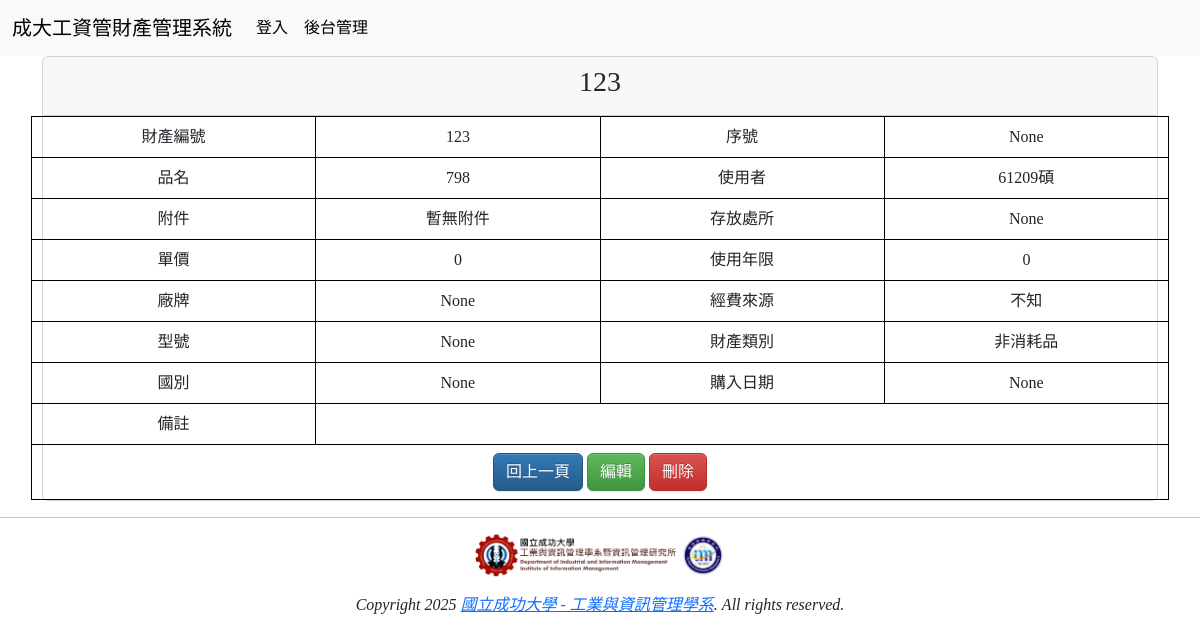
The app's page /detail/2 with its own data.
### mysite/models.py (models this page shows, shortened)
class Asset(models.Model):
    ASSET_TYPE_CHOICES = [
        ('財產', '財產'),
        ('非消耗品', '非消耗品'),
    ]
    asset_code = models.CharField(max_length=20, unique=True, verbose_name="財編")
    name = models.CharField(max_length=20, verbose_name="品名")
    accessories = models.TextField(blank=True, null=True, default="暫無附件", verbose_name="附件")
    unit_price = models.PositiveIntegerField(default=0, verbose_name="單價")
    brand = models.CharField(max_length=10, blank=True, null=True, verbose_name="廠牌")
    model = models.CharField(max_length=50, blank=True, null=True, verbose_name="型號")
    origin_country = models.CharField(max_length=10, blank=True, null=True, verbose_name="國別")
    serial_number = models.CharField(max_length=50, blank=True, null=True, verbose_name="序號")
    user = models.ForeignKey(AssetUserProfile, on_delete=models.CASCADE, verbose_name="使用者")
    location = models.CharField(max_length=20, blank=True, null=True, verbose_name="存放處所")
    lifespan_years = models.PositiveIntegerField(default=0, verbose_name="使用年限")
    funding_source = models.CharField(max_length=10, default="不知", verbose_name="經費來源")
    asset_type = models.CharField(max_length=20, choices=ASSET_TYPE_CHOICES, verbose_name="財產類別")
    purchase_date = models.DateField(blank=True, null=True, verbose_name="購入日期")
    note = models.TextField(blank=True, null=True, verbose_name="備註")

class AssetUserProfile(models.Model):
    userid = models.CharField(max_length=10, unique=True, verbose_name="使用者編號")
    username = models.CharField(max_length=10, verbose_name="使用者名稱")
    def __str__(self):
        return f"{self.username}"

### mysite/views.py (the view)
# urls.py: path('detail/<int:id>', views.detail, name = 'detail-url'),
def detail(request, id):
    try:
        asset = models.Asset.objects.get(id=id)
    except:
        pass
    return render(request, "detail.html", locals())

### templates/detail.html (shortened to what this page needs)
{% extends "base.html" %}
{% block content %}
<div class='container' style="text-align: center;">
    <div class="row">
        <div class="col-md-12">
            <div class="card">
                {% if asset %}
                    <div class="card-header" align="center">
                        <h3>{{ asset.asset_code }}</h3>
                    </div>
                    <div class="row">
                        <table>
                            <tr>
                                <td>財產編號</td>
                                <td>{{ asset.asset_code }}</td>
                                <td>序號</td>
                                <td>{{ asset.serial_number }}</td>
                            </tr>
                            <tr>
                                <td>品名</td>
                                <td>{{ asset.name }}</td>
                                <td>使用者</td>
                                <td>{{ asset.user }}</td>
                            </tr>
                            <tr>
                                <td>附件</td>
                                <td>{{ asset.accessories }}</td>
                                <td>存放處所</td>
                                <td>{{ asset.location }}</td>
                            </tr>
                            <tr>
                                <td>單價</td>
                                <td>{{ asset.unit_price }}</td>
                                <td>使用年限</td>
                                <td>{{ asset.lifespan_years }}</td>
                            </tr>
                            <tr>
                                <td>廠牌</td>
                                <td>{{ asset.brand }}</td>
                                <td>經費來源</td>
                                <td>{{ asset.funding_source }}</td>
                            </tr>
                            <tr>
                                <td>型號</td>
                                <td>{{ asset.model }}</td>
                                <td>財產類別</td>
                                <td>{{ asset.asset_type }}</td>
                            </tr>
                            <tr>
                                <td>國別</td>
                                <td>{{ asset.origin_country }}</td>
                                <td>購入日期</td>
                                <td>{{ asset.purchase_date }}</td>
                            </tr>
                            <tr>
                                <td>備註</td>
                                <td colspan="3">{{ asset.note }}</td>
                            </tr>
                            <tr>
                                <td colspan="4">
                                    <button type="button" class="btn btn-primary">回上一頁</button>
                                    <button type="button" class="btn btn-success">編輯</button>
                                    <button type="button" class="btn btn-danger">刪除</button>
                                </td>
                            </tr>
                        </table>
                    </div>
                {% else %}
                    <div class="card-header" align="center">
                        <h3>找不到指定的財產/非消耗品</h3>
                    </div>
                {% endif %}
            </div>
        </div>
    </div>
</div>
{% endblock %}

### templates/base.html (style rules this page uses)
h1, h2, h3, h4, h5, p, div { font-family: 微軟正黑體; }

### templates/detail.html (style rules this page uses)
table { border-collapse: collapse; width: 50%; }
th, td { border: 1px solid black; padding: 8px; }

### records on screen
Asset: asset_code "123", serial_number "None", name "798", user "61209碩", accessories "暫無附件", location "None", unit_price "0", lifespan_years "0", brand "None", funding_source "不知", model "None", asset_type "非消耗品", origin_country "None", purchase_date "None"
